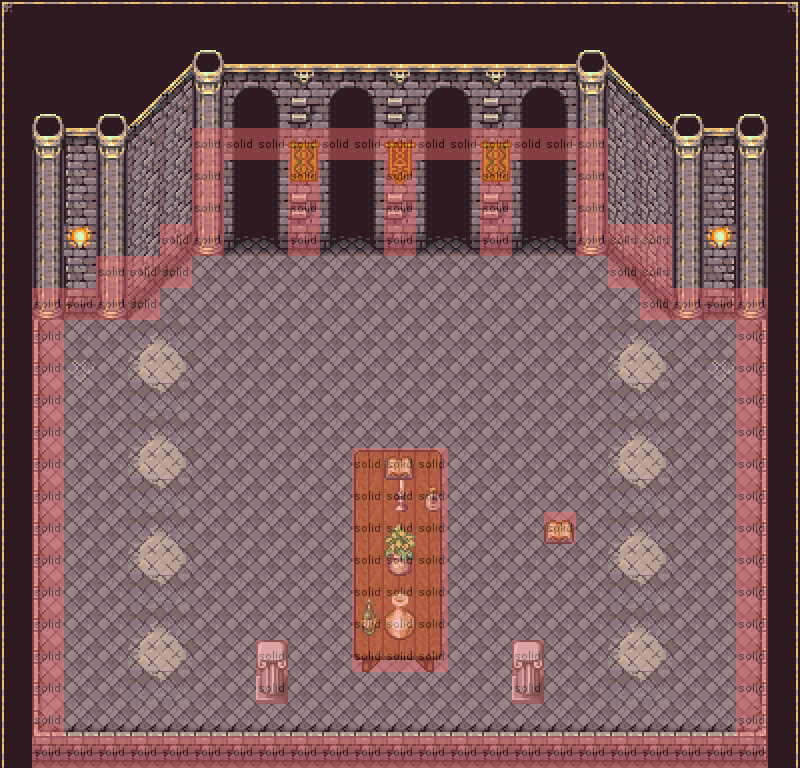

A 2D game scene composited from a Tiled map and its tileset images. What follows is a short description and the map's XML, with each tile layer's data collapsed to a summary:
An orthogonal 25x24 tile map with 32x32 px tiles, 4 tile layers (Ground, Overlay, Front, Collision), 3 tilesets.

<map version="1.0" orientation="orthogonal" width="25" height="24" tilewidth="32" tileheight="32">
 <properties>
  <property name="name" value="valhalla" />
 </properties>
 <tileset firstgid="1" name="gas-valhalla" tilewidth="32" tileheight="32" spacing="2">
  <image source="gas-valhalla.png" width="546" height="378" />
 </tileset>
 <tileset firstgid="177" name="rpc_indoor_tileset" tilewidth="32" tileheight="32">
  <image source="rpc_indoor_tileset.png" width="352" height="447" />
 </tileset>
 <tileset firstgid="320" name="scrollsandblocks" tilewidth="32" tileheight="32">
  <image source="scrollsandblocks.png" width="544" height="320" />
 </tileset>
 <layer name="Ground" width="25" height="24">
  <data>[600 cells, 600 non-empty, 42 distinct tile ids]</data>
 </layer>
 <layer name="Overlay" width="25" height="24">
  <data>[600 cells, 99 non-empty, 27 distinct tile ids]</data>
 </layer>
 <layer name="Front" width="25" height="24">
  <data>[600 cells, 9 non-empty, 9 distinct tile ids]</data>
 </layer>
 <layer name="Collision" width="25" height="24">
  <data>[600 cells, 119 non-empty, 1 distinct tile ids]</data>
 </layer>
</map>
